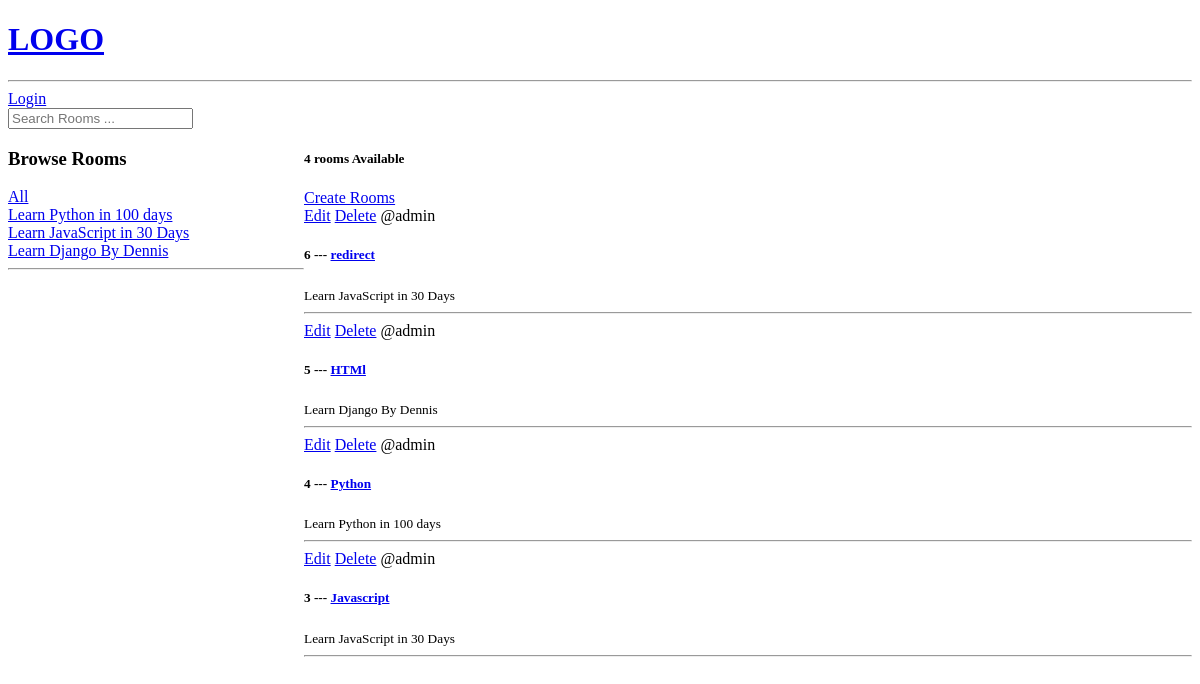
/, run on an earlier commit of the app's database.
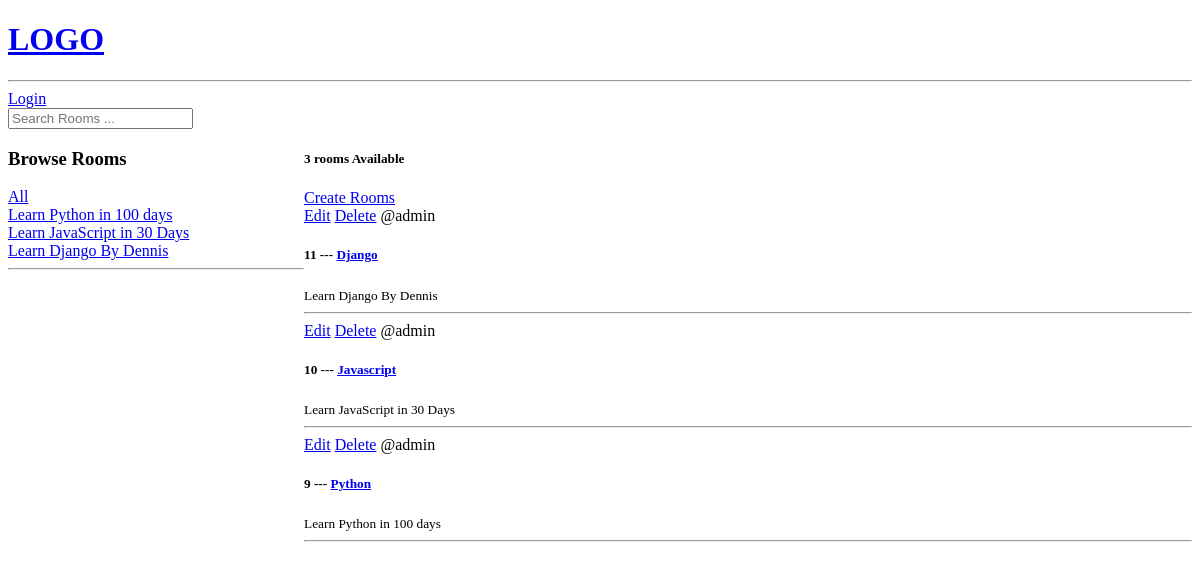
And on a later commit of the database.
### app/models.py (models this page shows, shortened)
class Topic(models.Model):
    name = models.CharField(max_length=200)

class Room(models.Model):
    host = models.ForeignKey(User , on_delete=models.SET_NULL ,null= True)
    topic = models.ForeignKey(Topic , on_delete=models.SET_NULL , null=True)
    name = models.CharField(max_length=200)
    description = models.TextField(null=True , blank=True)
    updated = models.DateTimeField(auto_now=True)
    created = models.DateTimeField(auto_now_add=True)
    class Meta :
        ordering = ['-updated','-created']

### app/views.py (the view)
# urls.py: path('', views.home, name="home"),
def home(request):
    q = request.GET.get('q') if request.GET.get('q') != None else ''
    rooms = Room.objects.filter(
        Q(topic__name__icontains=q) |
        Q(name__icontains=q) |
        Q(description__icontains=q))
    room_count = rooms.count()
    topic = Topic.objects.all()
    context = {'rooms': rooms, 'topic': topic, 'room_count': room_count}
    return render(request, 'home.html', context)

### templates/home.html (shortened to what this page needs)
{% extends 'main.html' %} {% block content %}
<div class="home-container">
  <div>
    <h3>Browse Rooms</h3>
    <a href="{% url 'home' %}">All</a>
    {% for topi in topic %}
    <div>
      <a href="{% url 'home' %}?q={{topi.name}}">{{topi.name}}</a>
    </div>
    {% endfor %}
    <hr />
  </div>
  <div>
    <h5>{{room_count}} rooms Available</h5>
    <a href="{% url 'create-room' %}">Create Rooms</a>
    {% for room in rooms %}
    <div>
      <a href="{% url 'update-room' room.id %}">Edit</a>
      <a href="{% url 'delete-room' room.id %}">Delete</a>
      <span>@{{room.host.username}}</span>
      <h5>{{room.id}} --- <a href="room/{{room.id}}">{{room.name}}</a></h5>
      <small>{{room.topic.name}}</small>
      <hr />
    </div>
    {% endfor %}
  </div>
</div>
{% endblock content %}

What changed in the data, as far as the page shows it:
removed Room: host.username "admin", id "6", name "redirect", topic.name "Learn JavaScript in 30 Days"
removed Room: host.username "admin", id "5", name "HTMl", topic.name "Learn Django By Dennis"
removed Room: host.username "admin", id "4", name "Python", topic.name "Learn Python in 100 days"
removed Room: host.username "admin", id "3", name "Javascript", topic.name "Learn JavaScript in 30 Days"
added Room: host.username "admin", id "11", name "Django", topic.name "Learn Django By Dennis"
added Room: host.username "admin", id "10", name "Javascript", topic.name "Learn JavaScript in 30 Days"
added Room: host.username "admin", id "9", name "Python", topic.name "Learn Python in 100 days"
Also different on the page:
{{ room_count }}: "4" → "3"
